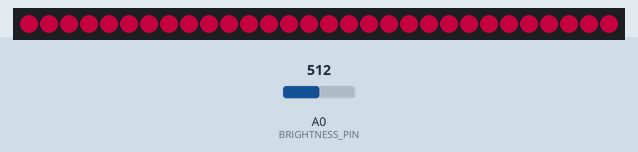
This sketch was run on a simulated Arduino Uno, built with avr-gcc and run on an emulated ATmega328P. On the bench: 30 RGB LEDs in strip order, left to right. The inputs (shaded band) are chosen by the test bench; at power-on: A0 (BRIGHTNESS_PIN) = 512. Dim RGB values are drawn brighter than linear.

Above: at 1.8 s.
1.9 s: A0 (BRIGHTNESS_PIN) set to 716
4.5 s: A0 (BRIGHTNESS_PIN) set to 900
7.5 s: A0 (BRIGHTNESS_PIN) set to 1023
At 9.9 s:
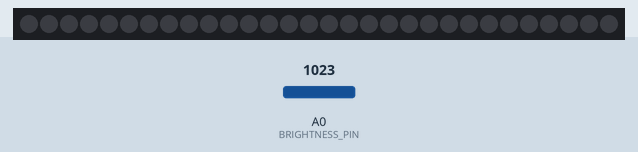
10.5 s: A0 (BRIGHTNESS_PIN) set to 511
At 12.5 s:
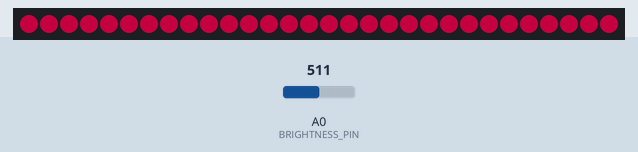
Timing chart, 0 to 14.0 s (numbered marks = the images above; inputs shaded):
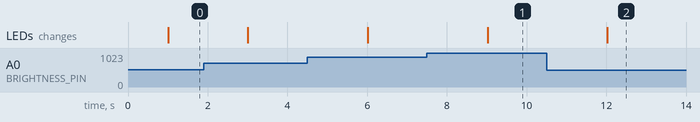

Measured:
- after the input at 7.5 s, the LEDs: change after 1.5 s (image 1)
- after the input at 10.5 s, the LEDs: change after 1.5 s (image 2)

The sketch:

plant-light.ino
```cpp
#include <Adafruit_NeoPixel.h>
#include <math.h>

#define LED_DIN A2
#define NUMPIXELS      30
#define BRIGHTNESS_PIN   A0

Adafruit_NeoPixel strip = Adafruit_NeoPixel(NUMPIXELS, LED_DIN,  NEO_GRB + NEO_KHZ800);
int MAX_LIGHT = 1023;
int brightness [2] = {0, 0};

void setup() {
  // put your setup code here, to run once:
  Serial.begin(9600);
  strip.begin();
}

void loop() {
  brightness[1] = getBrightnessReading();

  if (hasBrightnessChanged()) {
    setAllToPlantLovingColor(brightness[1]);
    strip.show();
  }

  delay(1000);
  brightness[0] = brightness[1];
}

bool hasBrightnessChanged() {
  return brightness[0] == brightness[1];
}

void setAllToPlantLovingColor(uint16_t brightness) {
  for(int i=0;i<NUMPIXELS;i++){
    setPixelColor(i, 191, 0, 63, brightness);
  }
}

uint16_t getBrightnessReading() {
  int reading = analogRead(BRIGHTNESS_PIN);
  return round((1.0 - (float)reading/(float)MAX_LIGHT) * 255.0);
}

void setPixelColor( uint16_t n, uint8_t r, uint8_t g, uint8_t b, uint16_t brightness) {
   strip.setPixelColor(n, (brightness*r/255) , (brightness*g/255), (brightness*b/255));
}
```
